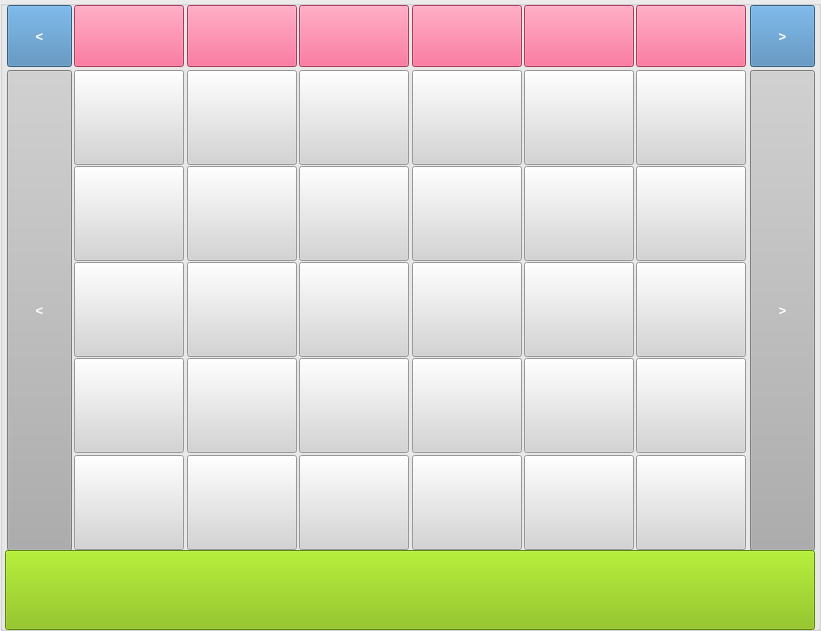
  <widget class="QGroupBox" name="groupBox">
   <property name="geometry">
    <rect>
     <x>0</x>
     <y>140</y>
     <width>821</width>
     <height>631</height>
    </rect>
   </property>
   <property name="styleSheet">
    <string notr="true">background-color: rgb(235, 235, 235);</string>
   </property>
   <property name="title">
    <string/>
   </property>
   <widget class="QPushButton" name="pushButtonItem11">
    <property name="geometry">
     <rect>
      <x>524</x>
      <y>166</y>
      <width>110</width>
      <height>95</height>
     </rect>
    </property>
    <property name="styleSheet">
     <string notr="true">background-color: rgb(212, 212, 212);
color: rgb(255, 255, 255);</string>
    </property>
    <property name="text">
     <string/>
    </property>
   </widget>
   <widget class="QPushButton" name="pushButtonItem6">
    <property name="geometry">
     <rect>
      <x>636</x>
      <y>70</y>
      <width>110</width>
      <height>95</height>
     </rect>
    </property>
    <property name="styleSheet">
     <string notr="true">background-color: rgb(212, 212, 212);
color: rgb(255, 255, 255);</string>
    </property>
    <property name="text">
     <string/>
    </property>
   </widget>
   <widget class="QPushButton" name="pushButtonItem13">
    <property name="geometry">
     <rect>
      <x>74</x>
      <y>262</y>
      <width>110</width>
      <height>95</height>
     </rect>
    </property>
    <property name="styleSheet">
     <string notr="true">background-color: rgb(212, 212, 212);
color: rgb(255, 255, 255);</string>
    </property>
    <property name="text">
     <string/>
    </property>
   </widget>
   <widget class="QPushButton" name="pushButtonItem25">
    <property name="geometry">
     <rect>
      <x>74</x>
      <y>455</y>
      <width>110</width>
      <height>95</height>
     </rect>
    </property>
    <property name="styleSheet">
     <string notr="true">background-color: rgb(212, 212, 212);
color: rgb(255, 255, 255);</string>
    </property>
    <property name="text">
     <string/>
    </property>
   </widget>
   <widget class="QPushButton" name="pushButtonItemGroup1">
    <property name="geometry">
     <rect>
      <x>74</x>
      <y>5</y>
      <width>110</width>
      <height>62</height>
     </rect>
    </property>
    <property name="styleSheet">
     <string notr="true">background-color: rgb(240, 80, 128);
color: rgb(255, 255, 255);</string>
    </property>
    <property name="text">
     <string/>
    </property>
   </widget>
   <widget class="QPushButton" name="pushButtonItem27">
    <property name="geometry">
     <rect>
      <x>299</x>
      <y>455</y>
      <width>110</width>
      <height>95</height>
     </rect>
    </property>
    <property name="styleSheet">
     <string notr="true">background-color: rgb(212, 212, 212);
color: rgb(255, 255, 255);</string>
    </property>
    <property name="text">
     <string/>
    </property>
   </widget>
   <widget class="QPushButton" name="pushButtonItem28">
    <property name="geometry">
     <rect>
      <x>412</x>
      <y>455</y>
      <width>110</width>
      <height>95</height>
     </rect>
    </property>
    <property name="styleSheet">
     <string notr="true">background-color: rgb(212, 212, 212);
color: rgb(255, 255, 255);</string>
    </property>
    <property name="text">
     <string/>
    </property>
   </widget>
   <widget class="QPushButton" name="pushButtonItem23">
    <property name="geometry">
     <rect>
      <x>524</x>
      <y>358</y>
      <width>110</width>
      <height>95</height>
     </rect>
    </property>
    <property name="styleSheet">
     <string notr="true">background-color: rgb(212, 212, 212);
color: rgb(255, 255, 255);</string>
    </property>
    <property name="text">
     <string/>
    </property>
   </widget>
   <widget class="QPushButton" name="pushButtonItemGroup5_2">
    <property name="geometry">
     <rect>
      <x>636</x>
      <y>5</y>
      <width>110</width>
      <height>62</height>
     </rect>
    </property>
    <property name="styleSheet">
     <string notr="true">background-color: rgb(240, 80, 128);
color: rgb(255, 255, 255);</string>
    </property>
    <property name="text">
     <string/>
    </property>
   </widget>
   <widget class="QPushButton" name="pushButtonItem3">
    <property name="geometry">
     <rect>
      <x>299</x>
      <y>70</y>
      <width>110</width>
      <height>95</height>
     </rect>
    </property>
    <property name="styleSheet">
     <string notr="true">background-color: rgb(212, 212, 212);
color: rgb(255, 255, 255);</string>
    </property>
    <property name="text">
     <string/>
    </property>
   </widget>
   <widget class="QPushButton" name="pushButtonItemGroup4">
    <property name="geometry">
     <rect>
      <x>412</x>
      <y>5</y>
      <width>110</width>
      <height>62</height>
     </rect>
    </property>
    <property name="styleSheet">
     <string notr="true">background-color: rgb(240, 80, 128);
color: rgb(255, 255, 255);</string>
    </property>
    <property name="text">
     <string/>
    </property>
   </widget>
   <widget class="QPushButton" name="pushButtonItem4">
    <property name="geometry">
     <rect>
      <x>412</x>
      <y>70</y>
      <width>110</width>
      <height>95</height>
     </rect>
    </property>
    <property name="styleSheet">
     <string notr="true">background-color: rgb(212, 212, 212);
color: rgb(255, 255, 255);</string>
    </property>
    <property name="text">
     <string/>
    </property>
   </widget>
   <widget class="QPushButton" name="pushButtonItem8">
    <property name="geometry">
     <rect>
      <x>187</x>
      <y>166</y>
      <width>110</width>
      <height>95</height>
     </rect>
    </property>
    <property name="styleSheet">
     <string notr="true">background-color: rgb(212, 212, 212);
color: rgb(255, 255, 255);</string>
    </property>
    <property name="text">
     <string/>
    </property>
   </widget>
   <widget class="QPushButton" name="pushButtonNextItem">
    <property name="geometry">
     <rect>
      <x>750</x>
      <y>70</y>
      <width>65</width>
      <height>481</height>
     </rect>
    </property>
    <property name="font">
     <font>
      <family>Segoe UI</family>
      <pointsize>10</pointsize>
      <weight>75</weight>
      <bold>true</bold>
     </font>
    </property>
    <property name="styleSheet">
     <string notr="true">background-color: rgb(173, 173, 173);
color: rgb(255, 255, 255);</string>
    </property>
    <property name="text">
     <string>&gt;</string>
    </property>
   </widget>
   <widget class="QPushButton" name="pushButtonItem16">
    <property name="geometry">
     <rect>
      <x>412</x>
      <y>262</y>
      <width>110</width>
      <height>95</height>
     </rect>
    </property>
    <property name="styleSheet">
     <string notr="true">background-color: rgb(212, 212, 212);
color: rgb(255, 255, 255);</string>
    </property>
    <property name="text">
     <string/>
    </property>
   </widget>
   <widget class="QPushButton" name="pushButtonItem26">
    <property name="geometry">
     <rect>
      <x>187</x>
      <y>455</y>
      <width>110</width>
      <height>95</height>
     </rect>
    </property>
    <property name="styleSheet">
     <string notr="true">background-color: rgb(212, 212, 212);
color: rgb(255, 255, 255);</string>
    </property>
    <property name="text">
     <string/>
    </property>
   </widget>
   <widget class="QPushButton" name="pushButtonItemGroup3">
    <property name="geometry">
     <rect>
      <x>299</x>
      <y>5</y>
      <width>110</width>
      <height>62</height>
     </rect>
    </property>
    <property name="styleSheet">
     <string notr="true">background-color: rgb(240, 80, 128);
color: rgb(255, 255, 255);</string>
    </property>
    <property name="text">
     <string/>
    </property>
   </widget>
   <widget class="QPushButton" name="pushButtonItem22">
    <property name="geometry">
     <rect>
      <x>412</x>
      <y>358</y>
      <width>110</width>
      <height>95</height>
     </rect>
    </property>
    <property name="styleSheet">
     <string notr="true">background-color: rgb(212, 212, 212);
color: rgb(255, 255, 255);</string>
    </property>
    <property name="text">
     <string/>
    </property>
   </widget>
   <widget class="QPushButton" name="pushButtonPreviousItem">
    <property name="geometry">
     <rect>
      <x>7</x>
      <y>70</y>
      <width>65</width>
      <height>481</height>
     </rect>
    </property>
    <property name="font">
     <font>
      <family>Segoe UI</family>
      <pointsize>10</pointsize>
      <weight>75</weight>
      <bold>true</bold>
     </font>
    </property>
    <property name="styleSheet">
     <string notr="true">background-color: rgb(173, 173, 173);
color: rgb(255, 255, 255);</string>
    </property>
    <property name="text">
     <string>&lt;</string>
    </property>
   </widget>
   <widget class="QPushButton" name="pushButtonItem21">
    <property name="geometry">
     <rect>
      <x>299</x>
      <y>358</y>
      <width>110</width>
      <height>95</height>
     </rect>
    </property>
    <property name="styleSheet">
     <string notr="true">background-color: rgb(212, 212, 212);
color: rgb(255, 255, 255);</string>
    </property>
    <property name="text">
     <string/>
    </property>
   </widget>
   <widget class="QPushButton" name="pushButtonItemGroup5">
    <property name="geometry">
     <rect>
      <x>524</x>
      <y>5</y>
      <width>110</width>
      <height>62</height>
     </rect>
    </property>
    <property name="styleSheet">
     <string notr="true">background-color: rgb(240, 80, 128);
color: rgb(255, 255, 255);</string>
    </property>
    <property name="text">
     <string/>
    </property>
   </widget>
   <widget class="QPushButton" name="pushButtonItem1">
    <property name="geometry">
     <rect>
      <x>74</x>
      <y>70</y>
      <width>110</width>
      <height>95</height>
     </rect>
    </property>
    <property name="styleSheet">
     <string notr="true">background-color: rgb(212, 212, 212);
color: rgb(255, 255, 255);</string>
    </property>
    <property name="text">
     <string/>
    </property>
   </widget>
   <widget class="QPushButton" name="pushButtonItem29">
    <property name="geometry">
     <rect>
      <x>524</x>
      <y>455</y>
      <width>110</width>
      <height>95</height>
     </rect>
    </property>
    <property name="styleSheet">
     <string notr="true">background-color: rgb(212, 212, 212);
color: rgb(255, 255, 255);</string>
    </property>
    <property name="text">
     <string/>
    </property>
   </widget>
   <widget class="QPushButton" name="pushButtonItem19">
    <property name="geometry">
     <rect>
      <x>74</x>
      <y>358</y>
      <width>110</width>
      <height>95</height>
     </rect>
    </property>
    <property name="styleSheet">
     <string notr="true">background-color: rgb(212, 212, 212);
color: rgb(255, 255, 255);</string>
    </property>
    <property name="text">
     <string/>
    </property>
   </widget>
   <widget class="QPushButton" name="pushButtonPreviousItemGroup">
    <property name="geometry">
     <rect>
      <x>7</x>
      <y>5</y>
      <width>65</width>
      <height>62</height>
     </rect>
    </property>
    <property name="font">
     <font>
      <family>Segoe UI</family>
      <pointsize>10</pointsize>
      <weight>75</weight>
      <bold>true</bold>
     </font>
    </property>
    <property name="styleSheet">
     <string notr="true">background-color: rgb(70, 130, 180);
color: rgb(255, 255, 255);</string>
    </property>
    <property name="text">
     <string>&lt;</string>
    </property>
   </widget>
   <widget class="QPushButton" name="pushButtonItem17">
    <property name="geometry">
     <rect>
      <x>524</x>
      <y>262</y>
      <width>110</width>
      <height>95</height>
     </rect>
    </property>
    <property name="styleSheet">
     <string notr="true">background-color: rgb(212, 212, 212);
color: rgb(255, 255, 255);</string>
    </property>
    <property name="text">
     <string/>
    </property>
   </widget>
   <widget class="QPushButton" name="pushButtonItem2">
    <property name="geometry">
     <rect>
      <x>187</x>
      <y>70</y>
      <width>110</width>
      <height>95</height>
     </rect>
    </property>
    <property name="styleSheet">
     <string notr="true">background-color: rgb(212, 212, 212);
color: rgb(255, 255, 255);</string>
    </property>
    <property name="text">
     <string/>
    </property>
   </widget>
   <widget class="QPushButton" name="pushButtonItem9">
    <property name="geometry">
     <rect>
      <x>299</x>
      <y>166</y>
      <width>110</width>
      <height>95</height>
     </rect>
    </property>
    <property name="styleSheet">
     <string notr="true">background-color: rgb(212, 212, 212);
color: rgb(255, 255, 255);</string>
    </property>
    <property name="text">
     <string/>
    </property>
   </widget>
   <widget class="QPushButton" name="pushButtonItem5">
    <property name="geometry">
     <rect>
      <x>524</x>
      <y>70</y>
      <width>110</width>
      <height>95</height>
     </rect>
    </property>
    <property name="styleSheet">
     <string notr="true">background-color: rgb(212, 212, 212);
color: rgb(255, 255, 255);</string>
    </property>
    <property name="text">
     <string/>
    </property>
   </widget>
   <widget class="QPushButton" name="pushButtonItem10">
    <property name="geometry">
     <rect>
      <x>412</x>
      <y>166</y>
      <width>110</width>
      <height>95</height>
     </rect>
    </property>
    <property name="styleSheet">
     <string notr="true">background-color: rgb(212, 212, 212);
color: rgb(255, 255, 255);</string>
    </property>
    <property name="text">
     <string/>
    </property>
   </widget>
   <widget class="QPushButton" name="pushButtonItem7">
    <property name="geometry">
     <rect>
      <x>74</x>
      <y>166</y>
      <width>110</width>
      <height>95</height>
     </rect>
    </property>
    <property name="styleSheet">
     <string notr="true">background-color: rgb(212, 212, 212);
color: rgb(255, 255, 255);</string>
    </property>
    <property name="text">
     <string/>
    </property>
   </widget>
   <widget class="QPushButton" name="pushButtonItem30">
    <property name="geometry">
     <rect>
      <x>636</x>
      <y>455</y>
      <width>110</width>
      <height>95</height>
     </rect>
    </property>
    <property name="styleSheet">
     <string notr="true">background-color: rgb(212, 212, 212);
color: rgb(255, 255, 255);</string>
    </property>
    <property name="text">
     <string/>
    </property>
   </widget>
   <widget class="QPushButton" name="pushButtonItem18">
    <property name="geometry">
     <rect>
      <x>636</x>
      <y>262</y>
      <width>110</width>
      <height>95</height>
     </rect>
    </property>
    <property name="styleSheet">
     <string notr="true">background-color: rgb(212, 212, 212);
color: rgb(255, 255, 255);</string>
    </property>
    <property name="text">
     <string/>
    </property>
   </widget>
   <widget class="QPushButton" name="pushButtonItem12">
    <property name="geometry">
     <rect>
      <x>636</x>
      <y>166</y>
      <width>110</width>
      <height>95</height>
     </rect>
    </property>
    <property name="styleSheet">
     <string notr="true">background-color: rgb(212, 212, 212);
color: rgb(255, 255, 255);</string>
    </property>
    <property name="text">
     <string/>
    </property>
   </widget>
   <widget class="QPushButton" name="pushButtonItem15">
    <property name="geometry">
     <rect>
      <x>299</x>
      <y>262</y>
      <width>110</width>
      <height>95</height>
     </rect>
    </property>
    <property name="styleSheet">
     <string notr="true">background-color: rgb(212, 212, 212);
color: rgb(255, 255, 255);</string>
    </property>
    <property name="text">
     <string/>
    </property>
   </widget>
   <widget class="QPushButton" name="pushButtonItem24">
    <property name="geometry">
     <rect>
      <x>636</x>
      <y>358</y>
      <width>110</width>
      <height>95</height>
     </rect>
    </property>
    <property name="styleSheet">
     <string notr="true">background-color: rgb(212, 212, 212);
color: rgb(255, 255, 255);</string>
    </property>
    <property name="text">
     <string/>
    </property>
   </widget>
   <widget class="QPushButton" name="pushButtonItem20">
    <property name="geometry">
     <rect>
      <x>187</x>
      <y>358</y>
      <width>110</width>
      <height>95</height>
     </rect>
    </property>
    <property name="styleSheet">
     <string notr="true">background-color: rgb(212, 212, 212);
color: rgb(255, 255, 255);</string>
    </property>
    <property name="text">
     <string/>
    </property>
   </widget>
   <widget class="QPushButton" name="pushButtonNextItemGroup">
    <property name="geometry">
     <rect>
      <x>750</x>
      <y>5</y>
      <width>65</width>
      <height>62</height>
     </rect>
    </property>
    <property name="font">
     <font>
      <family>Segoe UI</family>
      <pointsize>10</pointsize>
      <weight>75</weight>
      <bold>true</bold>
     </font>
    </property>
    <property name="styleSheet">
     <string notr="true">background-color: rgb(70, 130, 180);
color: rgb(255, 255, 255);</string>
    </property>
    <property name="text">
     <string>&gt;</string>
    </property>
   </widget>
   <widget class="QPushButton" name="pushButtonItem14">
    <property name="geometry">
     <rect>
      <x>187</x>
      <y>262</y>
      <width>110</width>
      <height>95</height>
     </rect>
    </property>
    <property name="styleSheet">
     <string notr="true">background-color: rgb(212, 212, 212);
color: rgb(255, 255, 255);</string>
    </property>
    <property name="text">
     <string/>
    </property>
   </widget>
   <widget class="QPushButton" name="pushButtonItemGroup2">
    <property name="geometry">
     <rect>
      <x>187</x>
      <y>5</y>
      <width>110</width>
      <height>62</height>
     </rect>
    </property>
    <property name="styleSheet">
     <string notr="true">background-color: rgb(240, 80, 128);
color: rgb(255, 255, 255);</string>
    </property>
    <property name="text">
     <string/>
    </property>
   </widget>
   <widget class="QPushButton" name="pushButtonChangeTable">
    <property name="geometry">
     <rect>
      <x>5</x>
      <y>550</y>
      <width>810</width>
      <height>80</height>
     </rect>
    </property>
    <property name="styleSheet">
     <string notr="true">background-color: rgb(127, 188, 0);</string>
    </property>
    <property name="text">
     <string/>
    </property>
    <property name="icon">
     <iconset>
      <normaloff>../../Documents/GitHub/python-pos/img/changeTable.png</normaloff>../../Documents/GitHub/python-pos/img/changeTable.png</iconset>
    </property>
    <property name="iconSize">
     <size>
      <width>50</width>
      <height>50</height>
     </size>
    </property>
   </widget>
  </widget>
